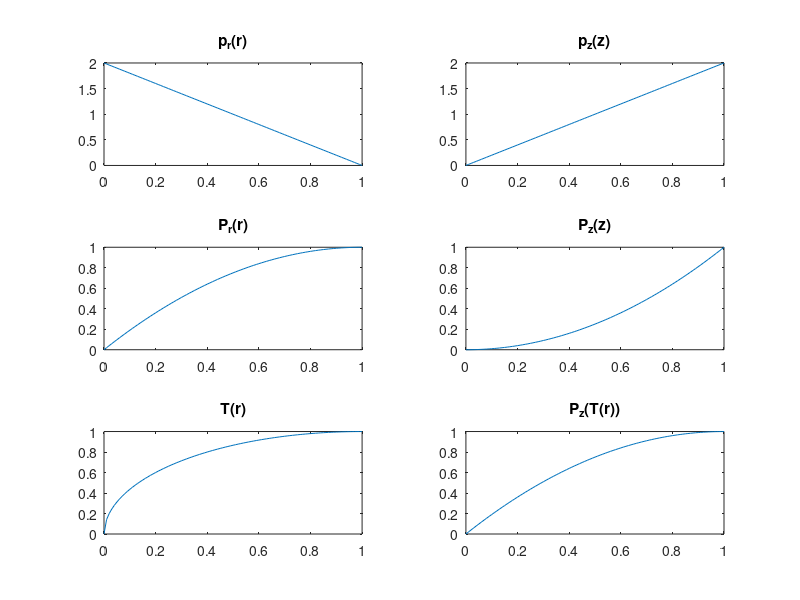

Here is the MATLAB script that generated this plot:
% Cleaning.
clc;
clearvars;
close all;

% PDFs.
pr = @(r)(2 - 2*r);
pz = @(z)(2*z);

% CDFs.
Pr = @(r)(2*r - r.^2);
Pz = @(z)(z.^2);

% Transformation.
T = @(r)(sqrt(2*r - r.^2));

% Transformed CDF.
PzT = @(r)(Pz(T(r)));

% Plotting distributions.
figure('name', 'Histogram transformation');
plotI = {pr, pz, Pr, Pz, T, PzT};
plotTitles = {'p_r(r)', 'p_z(z)', 'P_r(r)', 'P_z(z)', 'T(r)', 'P_z(T(r))'};
subx = 2;
suby = 3;
x = 0:0.01:1;
for subc = 1:size(plotI, 2);
    subplot(suby, subx, subc);
    y = plotI{subc}(x);
    plot(x, y);
    title(plotTitles{subc});
end
